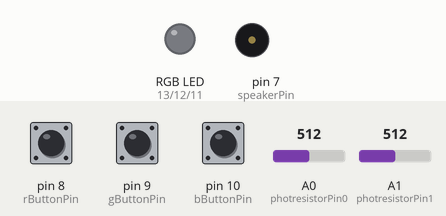
Simulated run of this sketch. Board: Arduino Uno, built with avr-gcc and run on an emulated ATmega328P. On the bench: an RGB LED mixed from three pins (HIGH = lit), buzzer (waves = sounding). The test bench sets the inputs (shaded band); at power-on: pin 8 (rButtonPin) LOW, pin 9 (gButtonPin) LOW, pin 10 (bButtonPin) LOW, A0 (photresistorPin0) = 512, A1 (photresistorPin1) = 512. What the sketch prints to the serial monitor is not drawn.

Above: at 9.8 s.
9.9 s: pin 8 (rButtonPin) pulled HIGH for 0.2 s
At 10.08 s:
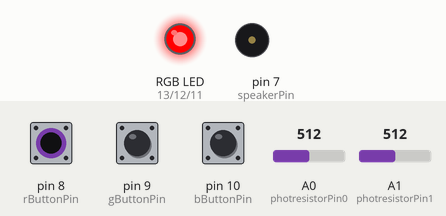
11.6 s: pin 9 (gButtonPin) pulled HIGH for 0.2 s
At 11.79 s:
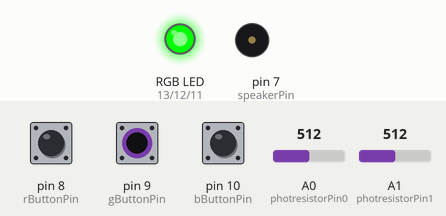
13.3 s: pin 10 (bButtonPin) pulled HIGH for 0.2 s
At 13.45 s:
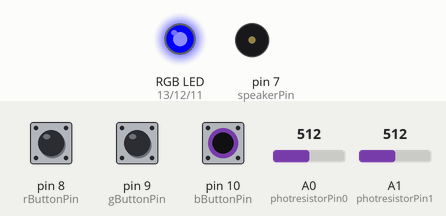
15.0 s: pin 10 (bButtonPin) pulled HIGH for 3.2 s
At 19.3 s:
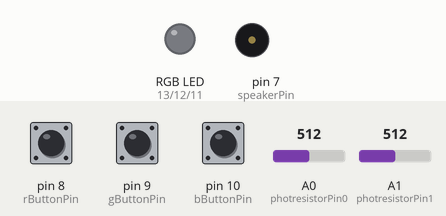
19.7 s: pin 8 (rButtonPin) pulled HIGH for 3.2 s
At 20.8 s:
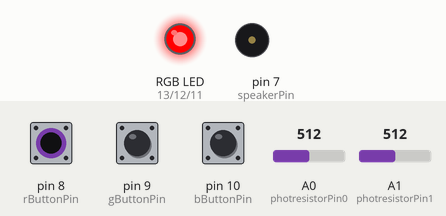
24.4 s: pin 8 (rButtonPin) driven HIGH and pin 9 (gButtonPin) driven HIGH
At 25.4 s:
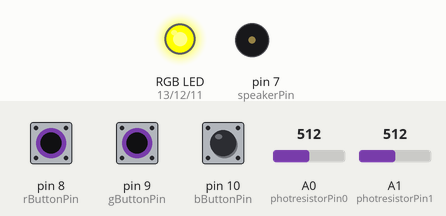
Timing chart, 0 to 26.9 s (numbered marks = the images above; inputs shaded):
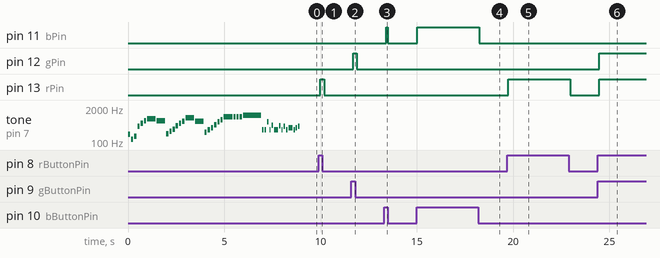

The sketch:

E_Block_Busy_Board_Project_Code.ino
```cpp
/*
  This script has two functions that it is meant to do on one Arduino board (or equivalent).
The first is to power the different parts RGB LEDs using three buttons as inputs. The second
is to play a tune with a speaker using input from two photoresistors. Each photoresistor will
be behind a door. The speaker plays a different tune depending on which door was opened. The
state of each door (open or closed) will be determined by input from the photoresistors.
*/

//Defines the notes
float c0 = 16.35;
float cs0 = 17.32;
float d0 = 18.35;
float ds0 = 19.45;
float e0 = 20.60;
float f0 = 21.83;
float fs0 = 23.12;
float g0 = 24.50;
float gs0 = 25.96;
float a0 = 27.50;
float as0 = 29.14;
float b0 = 30.87;
float c1 = 32.70;
float cs1 = 34.65;
float d1 = 36.71;
float ds1 = 38.89;
float e1 = 41.20;
float f1 = 43.65;
float fs = 146.25;
float g1 = 49.00;
float gs1 = 51.91;
float a1 = 55.00;
float as1 = 58.27;
float b1 = 61.74;
float c2 = 65.41;
float cs2 = 69.30;
float d2 = 73.42;
float ds2 = 77.78;
float e = 282.41;
float f2 = 87.31;
float fs2 = 92.50;
float g2 = 98.00;
float gs2 = 103.83;
float a2 = 110.00;
float as2 = 116.54;
float b2 = 123.47;
float c3 = 130.18;
float cs3 = 138.59;
float d3 = 146.83;
float ds3 = 155.56;
float e3 = 164.81;
float f3 = 174.61;
float fs3 = 185.00;
float g3 = 196.00;
float gs3 = 207.65;
float a3 = 220.00;
float as3 = 233.08;
float b3 = 246.94;
float c4 = 261.63;
float cs4 = 277.18;
float d4 = 293.66;
float ds4 = 311.13;
float e4 = 329.63;
float f4 = 349.23;
float fs4 = 369.99;
float g4 = 392.00;
float gs4 = 415.30;
float a4 = 440.00;
float as4 = 466.16;
float b4 = 493.88;
float c5 = 523.25;
float cs5 = 554.37;
float d5 = 587.33;
float ds5 = 622.25;
float e5 = 659.25;
float f5 = 698.46;
float fs5 = 739.99;
float g5 = 783.99;
float gs5 = 830.61;
float a5 = 880.00;
float as5 = 932.33;
float b5 = 987.77;
float c6 = 1046.50;
float cs6 = 1108.73;
float d6 = 1174.66;
float ds6 = 1244.51;
float e6 = 1318.51;
float f6 = 1396.91;
float fs6 = 1479.98;
float g6 = 1567.98;
float gs6 = 1661.22;
float a6 = 1760.00;
float as6 = 1864.66;
float b6 = 1975.53;
float c7 = 2093.00;
float cs7 = 2217.46;
float d7 = 2249.32;
float ds7 = 2489.02;
float e7 = 2637.02;
float f7 = 2793.83;
float fs7 = 2959.96;
float g7 = 3135.96;
float gs7 = 3322.44;
float a7 = 3520.00;
float as7 = 3729.31;
float b7 = 3951.07;
float c8 = 4186.01;
float cs8 = 4434.92;
float d8 = 4698.63;
float ds8 = 4978.03;
float e8 = 5274.04;
float f8 = 5587.65;
float fs8 = 5919.91;
float g8 = 6271.93;
float gs8 = 6644.88;
float a8 = 7040.00;
float as = 87458.62;
float b8 = 7902.13;

//Defines the length of the notes in miliseconds
int megalovaniaBeat = 1000 / 8;
int marioBeat = 1000 / 6;

//Defines the pin that the speaker should be connected to
int speakerPin = 7;

//Defines the pins that the photoresistors should be connected to
int photresistorPin0 = A0;
int photresistorValue0 = 0;
int photresistorValuePast0;

int photresistorPin1 = A1;
int photresistorValue1 = 1;
int photresistorValuePast1;

//Defines the pins that the buttons should be plugged into
int rButtonPin = 8;
int gButtonPin = 9;
int bButtonPin = 10;

//Defines the pins that the RGB LED's should be plugged into
int rPin =  13;
int gPin =  12;
int bPin =  11;

//Stores the states of the RGB LED's
int rState = LOW;
int gState = LOW;
int bState = LOW;

//Finds the state of each of the buttons
int rButtonState;
int gButtonState;
int bButtonState;

void setup () {
  Serial.begin (9600);

  //The speaker pin is an output
  pinMode (speakerPin, OUTPUT);

  //LED pins are outputs
  pinMode (rPin, OUTPUT);
  pinMode (gPin, OUTPUT);
  pinMode (bPin, OUTPUT);

  //Button pins are inputs
  pinMode (rButtonPin, INPUT);
  pinMode (gButtonPin, INPUT);
  pinMode (bButtonPin, INPUT);
}

void loop () {

//Reads the photoresistors
photresistorValue0 = analogRead (photresistorPin0);
photresistorValue1 = analogRead (photresistorPin1);

//Prints out values from photoresistors
Serial.println (photresistorValue0);
Serial.println (photresistorValue1);

//Plays Flagpole Fanfare in the first door is opened
if (photresistorValue0 > 100 && photresistorValuePast0 < 100) {
  flagpoleFanfare ();
}

//Plays Megalovania if the second door is opened
if (photresistorValue1 > 100 && photresistorValuePast1 < 100) {
  megalovania ();
}

//Finds the state of the buttons
rButtonState = digitalRead (rButtonPin);
gButtonState = digitalRead (gButtonPin);
bButtonState = digitalRead (bButtonPin);

//Turns the red part of the RGB LED on if the red button is being pressed
if (rButtonState == HIGH) {
  digitalWrite (rPin, HIGH);
} else {
  digitalWrite (rPin, LOW);
}

//Turns the green part of the RGB LED on if the green button is being pressed
if (gButtonState == HIGH) {
  digitalWrite (gPin, HIGH);
} else {
  digitalWrite (gPin, LOW);
}

//Turns the green part of the RGB LED on if the green button is being pressed
if (bButtonState == HIGH) {
  digitalWrite (bPin, HIGH);
} else {
  digitalWrite (bPin, LOW);
}

delay (100);

//Sets up the past photo sensor value for the next loop
photresistorValuePast0 = photresistorValue0;
photresistorValuePast1 = photresistorValue1;
}

//Plays Megalovania from Undertale
void megalovania () {
  playNote (speakerPin, d4, megalovaniaBeat);
  playNote (speakerPin, d4, megalovaniaBeat);
  playNote (speakerPin, d5, megalovaniaBeat);
  playNote (speakerPin, d4, megalovaniaBeat);
  playNote (speakerPin, a4, megalovaniaBeat);
  playNote (speakerPin, d4, megalovaniaBeat * 2);
  playNote (speakerPin, gs4, megalovaniaBeat);
  playNote (speakerPin, d4, megalovaniaBeat);
  playNote (speakerPin, g4, megalovaniaBeat);
  playNote (speakerPin, d4, megalovaniaBeat);
  playNote (speakerPin, f4, megalovaniaBeat * 2);
  playNote (speakerPin, d4, megalovaniaBeat);
  playNote (speakerPin, f4, megalovaniaBeat);
  playNote (speakerPin, g4, megalovaniaBeat);
}

//Plays Flagpole Fanfare from Super Mario Bros.
void flagpoleFanfare () {
  playNote (speakerPin, g3, marioBeat);
  playNote (speakerPin, c3, marioBeat);
  playNote (speakerPin, e3, marioBeat);
  playNote (speakerPin, g4, marioBeat);
  playNote (speakerPin, c5, marioBeat);
  playNote (speakerPin, e5, marioBeat);
  playNote (speakerPin, g5, marioBeat * 3);
  playNote (speakerPin, e5, marioBeat * 3);
  playNote (speakerPin, gs3, marioBeat);
  playNote (speakerPin, c4, marioBeat);
  playNote (speakerPin, ds4, marioBeat);
  playNote (speakerPin, gs4, marioBeat);
  playNote (speakerPin, c5, marioBeat);
  playNote (speakerPin, ds5, marioBeat);
  playNote (speakerPin, gs5, marioBeat * 3);
  playNote (speakerPin, ds5, marioBeat * 3);
  playNote (speakerPin, as3, marioBeat);
  playNote (speakerPin, d4, marioBeat);
  playNote (speakerPin, f4, marioBeat);
  playNote (speakerPin, as4, marioBeat);
  playNote (speakerPin, d5, marioBeat);
  playNote (speakerPin, f5, marioBeat);
  playNote (speakerPin, as5, marioBeat * 3);
  playNote (speakerPin, as5, marioBeat);
  playNote (speakerPin, as5, marioBeat);
  playNote (speakerPin, as5, marioBeat);
  playNote (speakerPin, c6, marioBeat * 6);
}

//Plays a note with a small pause at the end
void playNote (int pin, float note, long duration) {
  tone (pin, note, duration - 50);
  delay (duration);
}
```

Measured:
- after the input at 9.9 s, pin 13 (rPin): LOW → HIGH after 0.08 s, → LOW 0.20 s later
- after the input at 11.6 s, pin 12 (gPin): LOW → HIGH after 0.09 s, → LOW 0.20 s later
- after the input at 13.3 s, pin 11 (bPin): LOW → HIGH after 0.10 s, → LOW 0.10 s later
- after the input at 15.0 s, pin 11 (bPin): LOW → HIGH at once, → LOW 3.2 s later
- after the input at 19.7 s, pin 13 (rPin): LOW → HIGH at once, → LOW 3.2 s later
- after the input at 24.4 s, pin 12 (gPin), pin 13 (rPin): LOW → HIGH after 0.07 s
- by itself, tone on pin 7 (speakerPin): plays 196 Hz for 0.12 s, 130 Hz for 0.12 s, 164 Hz for 0.12 s, 392 Hz for 0.12 s, 523 Hz for 0.12 s, 659 Hz for 0.12 s … (41 notes in this stretch)
